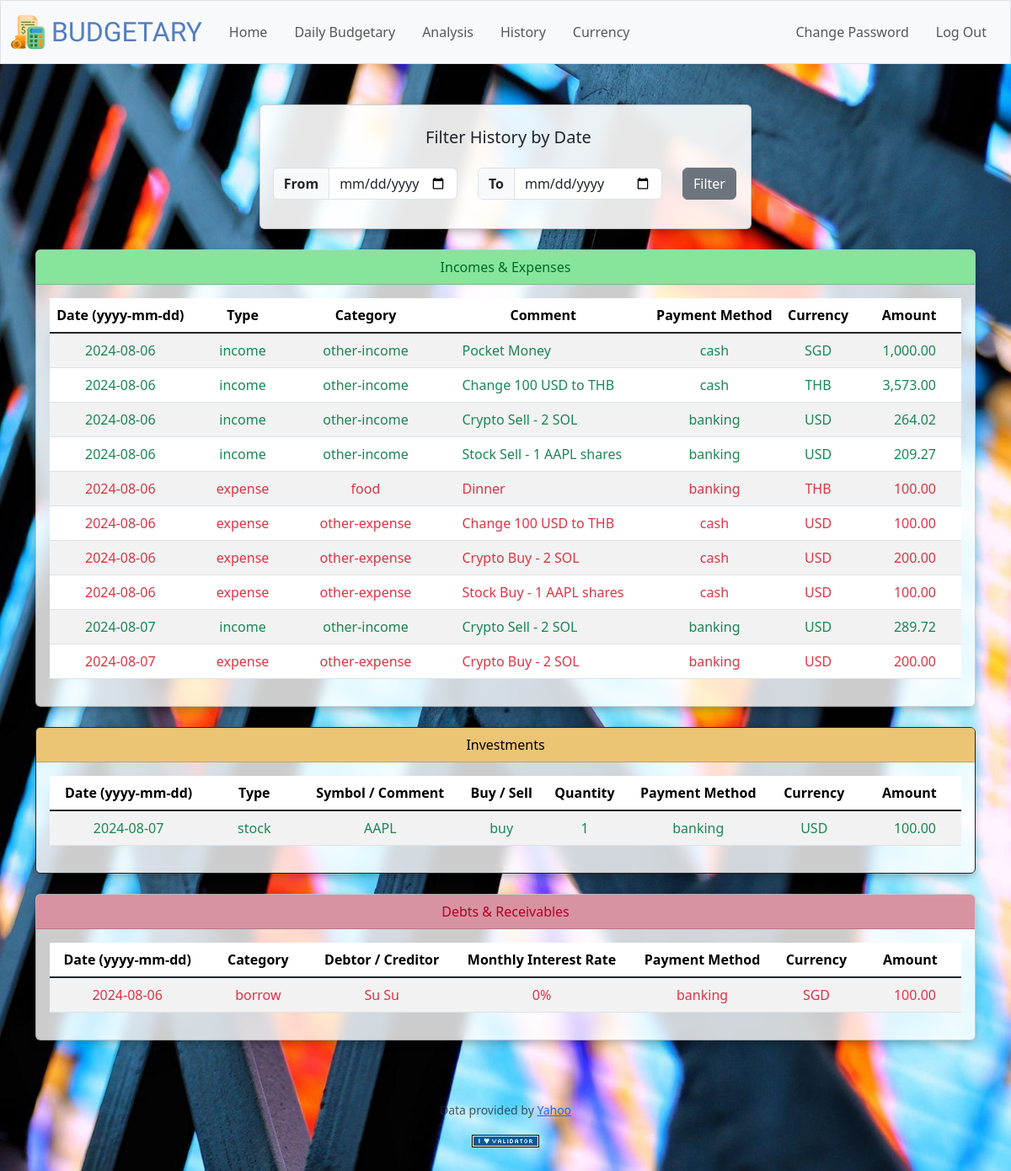
Page /history (signed in) on the committed database.
### tables this page shows
CREATE TABLE income (
id INTEGER PRIMARY KEY AUTOINCREMENT NOT NULL,
user_id INTEGER NOT NULL,
transaction_id INTEGER NOT NULL,
income_type TEXT NOT NULL,
comment TEXT,
FOREIGN KEY (user_id) REFERENCES users(id),
FOREIGN KEY (transaction_id) REFERENCES transactions(id)
);

CREATE TABLE transactions (
id INTEGER PRIMARY KEY AUTOINCREMENT NOT NULL,
user_id INTEGER NOT NULL,
payment_method TEXT NOT NULL,
currency TEXT NOT NULL,
amount NUMERIC NOT NULL,
amount_in_usd NUMERIC NOT NULL,
logged_date DATETIME DEFAULT CURRENT_TIMESTAMP,
transaction_date DATETIME NOT NULL,
FOREIGN KEY (user_id) REFERENCES users(id)
);

CREATE TABLE investment (
id INTEGER PRIMARY KEY AUTOINCREMENT NOT NULL,
user_id INTEGER NOT NULL,
transaction_id INTEGER NOT NULL,
investment_type TEXT NOT NULL,
comment TEXT,
symbol TEXT,
buy_or_sell TEXT NOT NULL,
quantity NUMERIC NOT NULL,
FOREIGN KEY (user_id) REFERENCES users(id),
FOREIGN KEY (transaction_id) REFERENCES transactions(id)
);

CREATE TABLE debt (
id INTEGER PRIMARY KEY AUTOINCREMENT NOT NULL,
user_id INTEGER NOT NULL,
transaction_id INTEGER NOT NULL,
debtor_or_creditor TEXT NOT NULL,
debt_category TEXT NOT NULL,
interest_rate NUMERIC,
FOREIGN KEY (user_id) REFERENCES users(id),
FOREIGN KEY (transaction_id) REFERENCES transactions(id)
);

### app.py (the view, shortened to what this page needs)
@app.route("/history", methods=["GET", "POST"])
@login_required
def history():
    user_id = session.get("user_id")
    income_spending_query = """
        SELECT
            transactions.transaction_date AS date,
            'income' AS type,
            income.income_type AS category,
            income.comment AS comment,
            transactions.payment_method AS payment_method,
            transactions.currency AS currency,
            transactions.amount AS amount
        FROM
            income JOIN transactions ON income.transaction_id = transactions.id
        {income_where_clause}
        UNION ALL
        SELECT
            transactions.transaction_date AS date,
            'expense' AS type,
            spending.spending_type AS category,
            spending.comment AS comment,
            transactions.payment_method AS payment_method,
            transactions.currency AS currency,
            transactions.amount AS amount
        FROM
            spending JOIN transactions ON spending.transaction_id = transactions.id
        {spending_where_clause}
        ORDER BY transactions.transaction_date
        """
    investment_query = """
        SELECT
            transactions.transaction_date AS date,
            investment.investment_type AS type,
        CASE
            WHEN investment.investment_type IN ('other-investment', 'real-estate') THEN investment.comment
            ELSE investment.symbol
        END AS symbol_comment,
            investment.buy_or_sell AS buy_sell,
            investment.quantity,
            transactions.payment_method,
            transactions.currency,
            transactions.amount
        FROM
            investment JOIN transactions ON investment.transaction_id = transactions.id
        {investment_where_clause}
        ORDER BY transactions.transaction_date
        """
    debt_query = """
        SELECT
            transactions.transaction_date AS date,
            debt.debt_category AS category,
            debt.debtor_or_creditor,
            debt.interest_rate,
            transactions.payment_method,
            transactions.currency,
            transactions.amount
        FROM
            debt JOIN transactions ON debt.transaction_id = transactions.id
        {debt_where_clause}
        ORDER BY debt.debtor_or_creditor, transactions.transaction_date
        """
    income_where_clause = "WHERE income.user_id = ?"
    spending_where_clause = "WHERE spending.user_id = ?"
    investment_where_clause = "WHERE investment.user_id = ?"
    debt_where_clause = "WHERE debt.user_id = ?"
    if request.method == "GET":
        income_spending_query = income_spending_query.format(income_where_clause=income_where_clause, spending_where_clause=spending_where_clause)
        income_spending_rows = db.execute(
            income_spending_query, user_id, user_id
        )
        investment_query = investment_query.format(investment_where_clause=investment_where_clause)
        investment_rows = db.execute(
            investment_query, user_id
        )
        debt_query = debt_query.format(debt_where_clause=debt_where_clause)
        debt_rows = db.execute(
            debt_query, user_id
        )
        for row in debt_rows:
                if row['category'] == 'repay':
                    if repay_check(row['debtor_or_creditor'])[0]['debt_category'] == 'lend':
                        row['category'] = 'lrepay'
                    elif repay_check(row['debtor_or_creditor'])[0]['debt_category'] == 'borrow':
                        row['category'] = 'brepay'
        return render_template("history.html", income_spending_rows=income_spending_rows, investment_rows=investment_rows, \
            debt_rows=debt_rows, currency=currency)

### app.py (called while the page is built)
@app.after_request
def after_request(response):
    response.headers["Cache-Control"] = "no-cache, no-store, must-revalidate"
    response.headers["Expires"] = 0
    response.headers["Pragma"] = "no-cache"
    return response

### helpers.py (called while the page is built)
def login_required(f):
    @wraps(f)
    def decorated_function(*args, **kwargs):
        if session.get("user_id") is None:
            return redirect("/login")
        return f(*args, **kwargs)
    return decorated_function

def currency(value):
    return f"{value:,.2f}"

### templates/history.html (shortened to what this page needs)
{% extends "layout.html" %}
{% block main %}
<div class="d-flex justify-content-center">
    <div class="card card-custom-history history-flex-container mb-4 col-md-7">
        <div class="h5 text-center py-3">
            Filter History by Date
        </div>
        <form class="d-flex row justify-content-center" action="/history" method="post">
            <div class="col-md-5 mb-4">
                <div class="input-group">
                    <span class="input-group-text fw-bold">From</span>
                    <input class="form-control" name="start_date" id="start_date" placeholder="Select start date" value="{{ start_date }}" type="date">
                </div>
            </div>
            <div class="col-md-5 mb-4">
                <div class="input-group">
                    <span class="input-group-text fw-bold">To</span>
                    <input class="form-control" name="end_date" id="end_date" placeholder="Select end date" value="{{ end_date }}" type="date">
                </div>
            </div>
            <div class="col-md-2 mb-4 text-start">
                <button class="btn btn-secondary" type="submit">Filter</button>
            </div>
        </form>
    </div>
</div>
<div class="card card-custom mb-4 col-md-12">
    <div class="card-header text-bg-success">Incomes & Expenses</div>
    <div class="card-body table-responsive">
        <table class="table custom-table-history table-striped table-hover">
            <thead>
                <tr class="fw-bold">
                <th scope="col">Date (yyyy-mm-dd)</th>
                <th scope="col">Type</th>
                <th scope="col">Category</th>
                <th scope="col">Comment</th>
                <th scope="col">Payment Method</th>
                <th scope="col">Currency</th>
                <th scope="col">Amount</th>
                </tr>
            </thead>
            <tbody class="table-group-divider">
                {% for row in income_spending_rows %}
                <tr class="
                    {% if row['type'] == 'income' %}
                        text-success
                    {% elif row['type'] == 'expense' %}
                        text-danger
                    {% endif %}">
                    <td scope="row">{{ row['date'] }}</td>
                    <td>{{ row['type'] }}</td>
                    <td>
                        {% if row['category'] == 'other-spending' %}
                            other-expense
                        {% else %}
                            {{ row['category'] }}
                        {% endif %}
                    </td>
                    <td class="text-start">{{ row['comment'] }}</td>
                    <td>{{ row['payment_method'] }}</td>
                    <td>{{ row['currency'] | upper }}</td>
                    <td class="text-end">{{ row['amount'] | currency }}</td>
                </tr>
                {% endfor %}
            </tbody>
        </table>
    </div>
</div>
<div class="card card-custom border-dark mb-4 col-md-12">
    <div class="card-header text-bg-warning">Investments</div>
    <div class="card-body table-responsive">
        <table class="table custom-table-history table-striped table-hover">
            <thead>
                <tr class="fw-bold">
                <th scope="col">Date (yyyy-mm-dd)</th>
                <th scope="col">Type</th>
                <th scope="col">Symbol / Comment</th>
                <th scope="col">Buy / Sell</th>
                <th scope="col">Quantity</th>
                <th scope="col">Payment Method</th>
                <th scope="col">Currency</th>
                <th scope="col">Amount</th>
                </tr>
            </thead>
            <tbody class="table-group-divider">
                {% for row in investment_rows %}
                <tr class="
                {% if row['buy_sell'] == 'buy' %}
                    text-success
                {% elif row['buy_sell'] == 'sell' %}
                    text-danger
                {% endif %}">
                    <td scope="row">{{ row['date'] }}</td>
                    <td>{{ row['type'] }}</td>
                    <td>{{ row['symbol_comment'] }}</td>
                    <td>{{ row['buy_sell'] }}</td>
                    <td>{{ row['quantity'] }}</td>
                    <td>{{ row['payment_method'] }}</td>
                    <td>{{ row['currency'] | upper }}</td>
                    <td class="text-end">{{ row['amount'] | currency }}</td>
                </tr>
                {% endfor %}
            </tbody>
        </table>
    </div>
</div>
<div class="card card-custom mb-4 col-md-12">
    <div class="card-header text-bg-danger">Debts & Receivables</div>
    <div class="card-body table-responsive">
        <table class="table custom-table-history table-striped table-hover">
            <thead>
                <tr class="fw-bold">
                <th scope="col">Date (yyyy-mm-dd)</th>
                <th scope="col">Category</th>
                <th scope="col">Debtor / Creditor</th>
                <th scope="col">Monthly Interest Rate</th>
                <th scope="col">Payment Method</th>
                <th scope="col">Currency</th>
                <th scope="col">Amount</th>
                </tr>
            </thead>
            <tbody class="table-group-divider">
                {% for row in debt_rows %}
                <tr class="
                {% if row['category'] == 'borrow' or row['category'] == 'brepay' %}
                    text-danger
                {% elif row['category'] == 'lend' or row['category'] == 'lrepay' %}
                    text-success
                {% endif %}">
                    <td scope="row">{{ row['date'] }}</td>
                    <td>
                        {% if row['category'] == 'brepay' or row['category'] == 'lrepay' %}
                            repay
                        {% else %}
                            {{ row['category'] }}
                        {% endif %}
                    </td>
                    <td>{{ row['debtor_or_creditor'] }}</td>
                    <td>
                        {% if row['interest_rate'] == None %}
                            -
                        {% else %}
                            {{ row['interest_rate'] }}%
                        {% endif %}
                    </td>
                    <td>{{ row['payment_method'] }}</td>
                    <td>{{ row['currency'] | upper }}</td>
                    <td class="text-end">{{ row['amount'] | currency }}</td>
                </tr>
                {% endfor %}
            </tbody>
        </table>
    </div>
</div>
{% endblock %}

### static/styles.css (style rules this page uses)
body { background: url('finance21.jpg'); background-position: center; background-repeat: no-repeat; background-size: cover; }
tr.text-success th, tr.text-success td { color: inherit; }
tr.text-danger th, tr.text-danger td { color: inherit; }
.text-bg-success { background-color: #86E49D !important; color: #006B21 !important; }
.text-bg-warning { background-color: #ebc474 !important; }
.text-bg-danger { background-color: #D893A3 !important; color: #B30021 !important; }
tr { height: 40px; vertical-align: middle; }
.custom-table-history td { padding-left: 30px; padding-right: 30px; }
.table-responsive { overflow-x: auto; -webkit-overflow-scrolling: touch; }
.card-custom { box-shadow: 0 4px 12px -2px rgba(0, 0, 0, 0.3); backdrop-filter: blur(7px); background-color: rgba(255, 255, 255, 0.8); }
.card-custom-history { box-shadow: 0 4px 12px -2px rgba(0, 0, 0, 0.3); backdrop-filter: blur(7px); background-color: rgba(255, 255, 255, 0.9); }
.history-flex-container { flex: 0 1 auto; display: flex; flex-direction: column; justify-content: center; align-items: center; padding: 10px 8px 10px 15px; width: auto; }

### rows in the picture
income: date "2024-08-06", type "income", category "other-income", comment "Pocket Money", payment_method "cash", currency "SGD", amount "1,000.00"
income: date "2024-08-06", type "income", category "other-income", comment "Change 100 USD to THB", payment_method "cash", currency "THB", amount "3,573.00"
transactions: date "2024-08-06", type "income", category "other-income", comment "Crypto Sell - 2 SOL", payment_method "banking", currency "USD", amount "264.02"
income: date "2024-08-06", type "income", category "other-income", comment "Stock Sell - 1 AAPL shares", payment_method "banking", currency "USD", amount "209.27"
transactions: date "2024-08-06", type "expense", category "food", comment "Dinner", payment_method "banking", currency "THB", amount "100.00"
transactions: date "2024-08-06", type "expense", shows "other-expense", comment "Crypto Buy - 2 SOL", payment_method "cash", currency "USD", amount "200.00"
transactions: date "2024-08-07", type "income", category "other-income", comment "Crypto Sell - 2 SOL", payment_method "banking", currency "USD", amount "289.72"
transactions: date "2024-08-07", type "expense", shows "other-expense", comment "Crypto Buy - 2 SOL", payment_method "banking", currency "USD", amount "200.00"
investment: date "2024-08-07", type "stock", symbol_comment "AAPL", buy_sell "buy", quantity "1", payment_method "banking", currency "USD", amount "100.00"
debt: date "2024-08-06", category "borrow", debtor_or_creditor "Su Su", interest_rate "0", payment_method "banking", currency "SGD", amount "100.00"

### other values in the picture
{{ row['date'] }} "2024-08-06" "2024-08-06"
{{ row['type'] }} "expense" "expense"
{{ row['comment'] }} "Change 100 USD to THB" "Stock Buy - 1 AAPL shares"
{{ row['payment_method'] }} "cash" "cash"
{{ row['currency'] | upper }} "USD" "USD"
{{ row['amount'] | currency }} "100.00" "100.00"
